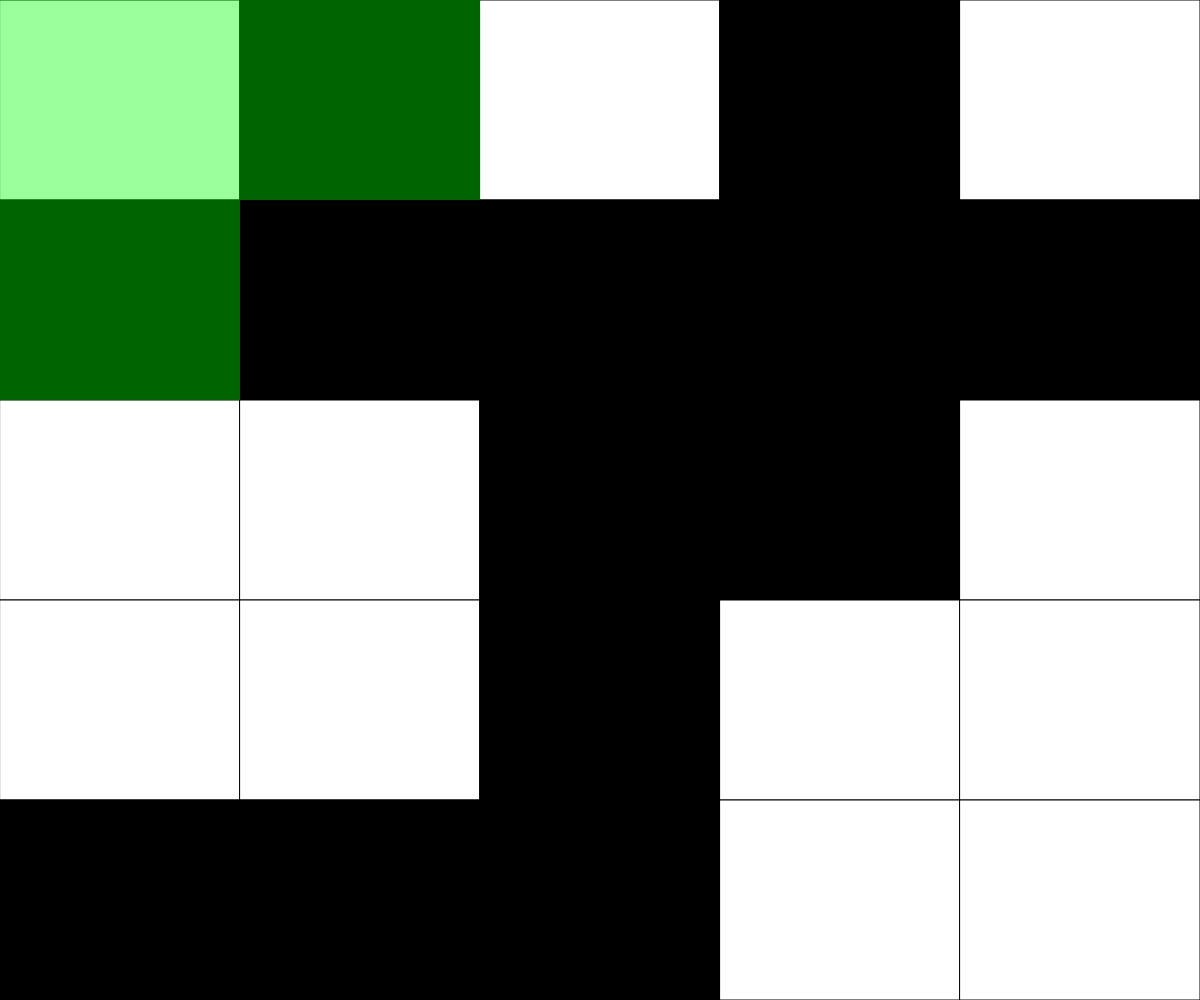
Frame 1 (no input)
Frame 60 (no input): identical to frame 1, image omitted
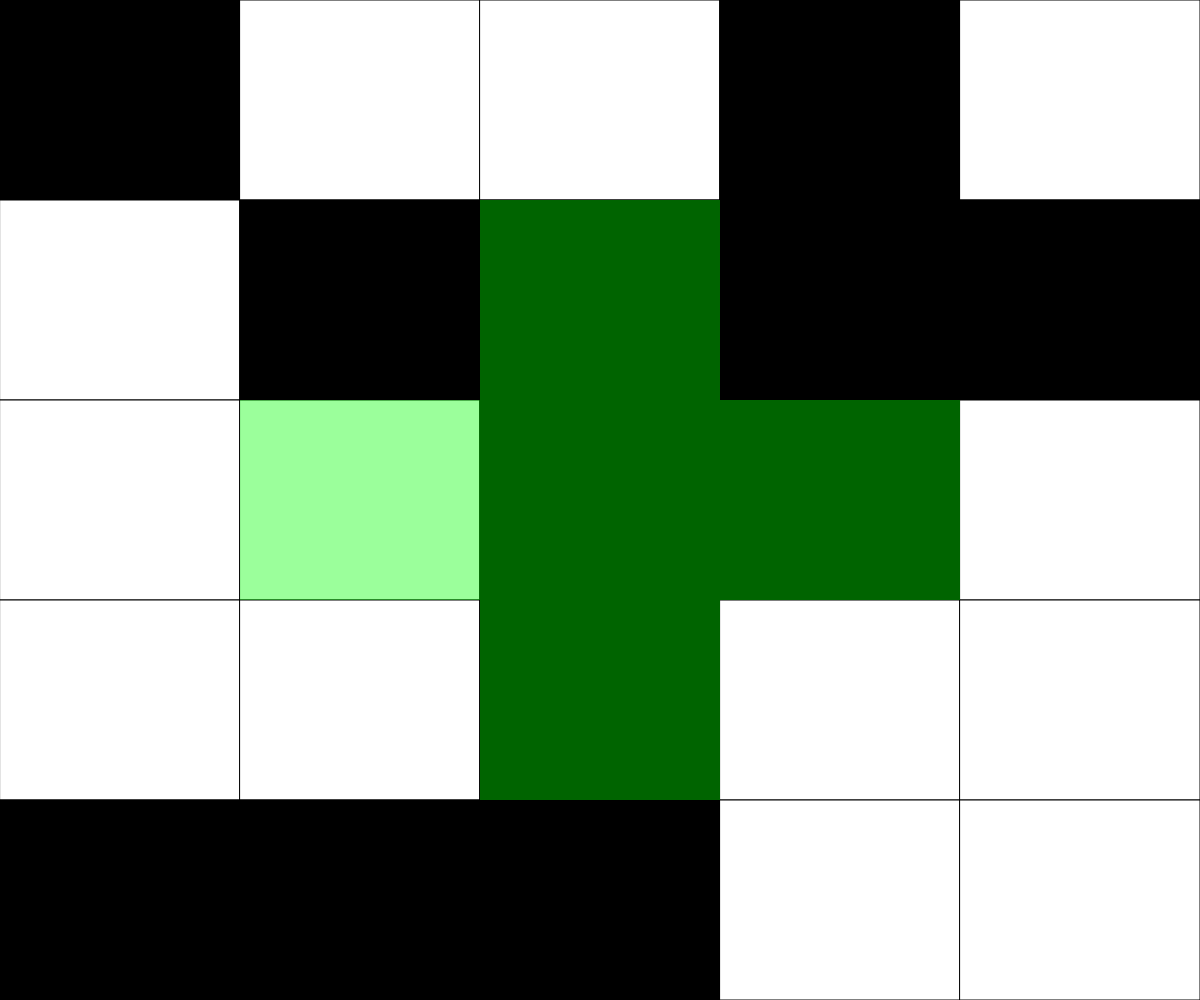
Frame 120 (the mouse pressed at the canvas centre since frame 60)

The p5.js sketch that drew these frames (run headless with seeded random() and noise() and a simulated clock; from frame 60 on, the mouse is pressed at the canvas centre):

// p5.js sketch
// ── sketch.js
// Puzzle Game Assignment 04
// Priyansh Jhanji
// 4th March 2025
// A simple puzzle game that uses a 2D array to create a clickable grid.

let NUM_ROWS = 5;
let NUM_COLS = 5;
let rectWidth, rectHeight;
let currentRow, currentCol;
let gridVal = [ [0,0,0,0,0],
                [255,0,255,0,0],
                [0,0,0,0,0],
                [0,255,0,0,0],
                [255,0,0,0,0]]; 
                
let sqFlip = false; // false = cross, true = square


function setup() {
  createCanvas(windowWidth, windowHeight);
  rectWidth = width / NUM_COLS;
  rectHeight = height / NUM_ROWS;
  randomGrid();
}

function draw() {
  background(220);
  stroke(0); 
  determineActiveSquare();
  drawGrid();
  drawOverlay();
  
  if (checkWin()) {
    fill('gold');
    textSize(64);
    textAlign(CENTER, CENTER);
    text("You Win!", width / 2, height / 2);
  }
}

function mousePressed(){
  if (keyIsDown(SHIFT)) {
    flip(currentCol, currentRow);
    return;
  }

  if (sqFlip) {
    // Square pattern
    for (let x = -1; x <= 1; x++) {
      for (let y = -1; y <= 1; y++) {
        flip(currentCol + x, currentRow + y);
      }
    }
  } else {
    // Cross pattern
    flip(currentCol, currentRow);
    flip(currentCol - 1, currentRow);
    flip(currentCol + 1, currentRow);
    flip(currentCol, currentRow - 1);
    flip(currentCol, currentRow + 1);
  }
}

function keyPressed() {
  if (key === ' ') {
    sqFlip = !sqFlip; // Toggle flip mode
  }
}

function flip(col, row){
  if (col >= 0 && col < NUM_COLS && row >= 0 && row < NUM_ROWS){
    gridVal[row][col] = gridVal[row][col] === 0 ? 255 : 0;
  }
}

function determineActiveSquare(){
  currentRow = int(mouseY / rectHeight);
  currentCol = int(mouseX / rectWidth);
}

function drawGrid(){
  for (let x = 0; x < NUM_COLS ; x++){
    for (let y = 0; y < NUM_ROWS; y++){
      fill(gridVal[y][x]); 
      rect(x * rectWidth, y * rectHeight, rectWidth, rectHeight);
    }
  }
}

function checkWin() {
  let val = gridVal[0][0];   
  for (let row of gridVal) {
    for (let cell of row){
      if(cell !== val){
        return false;
      }
    }
  }
  return true;
}

function drawOverlay() {
  noStroke();
  fill(0, 255, 0, 100);

  if (keyIsDown(SHIFT)) {
    if (currentCol >= 0 && currentCol < NUM_COLS && currentRow >= 0 && currentRow < NUM_ROWS) {
      rect(currentCol * rectWidth, currentRow * rectHeight, rectWidth, rectHeight);
    }
  } else {
    if (sqFlip) {
      // Square pattern overlay
      for (let x = 0 ; x <= 1 ; x++) {
        for (let y = 0; y <= 1; y++) {
          let col = currentCol + x;
          let row = currentRow + y;
          if (col >= 0 && col < NUM_COLS && row >= 0 && row < NUM_ROWS) {
            rect(col * rectWidth, row * rectHeight, rectWidth, rectHeight);
          }
        }
      }
    } else {
      // Cross pattern overlay
      if (currentCol >= 0 && currentCol < NUM_COLS && currentRow >= 0 && currentRow < NUM_ROWS) {
        rect(currentCol * rectWidth, currentRow * rectHeight, rectWidth, rectHeight);
      }
      if (currentCol - 1 >= 0) {
        rect((currentCol - 1) * rectWidth, currentRow * rectHeight, rectWidth, rectHeight);
      }
      if (currentCol + 1 < NUM_COLS) {
        rect((currentCol + 1) * rectWidth, currentRow * rectHeight, rectWidth, rectHeight);
      }
      if (currentRow - 1 >= 0) {
        rect(currentCol * rectWidth, (currentRow - 1) * rectHeight, rectWidth, rectHeight);
      }
      if (currentRow + 1 < NUM_ROWS) {
        rect(currentCol * rectWidth, (currentRow + 1) * rectHeight, rectWidth, rectHeight);
      }
    }
  }

  
}

function randomGrid(){
  for(let i = 0; i < NUM_ROWS; i++){
    for(let p = 0; p < NUM_COLS; p++){
      gridVal[i][p] = random([0, 255]);
    }
  }
}
